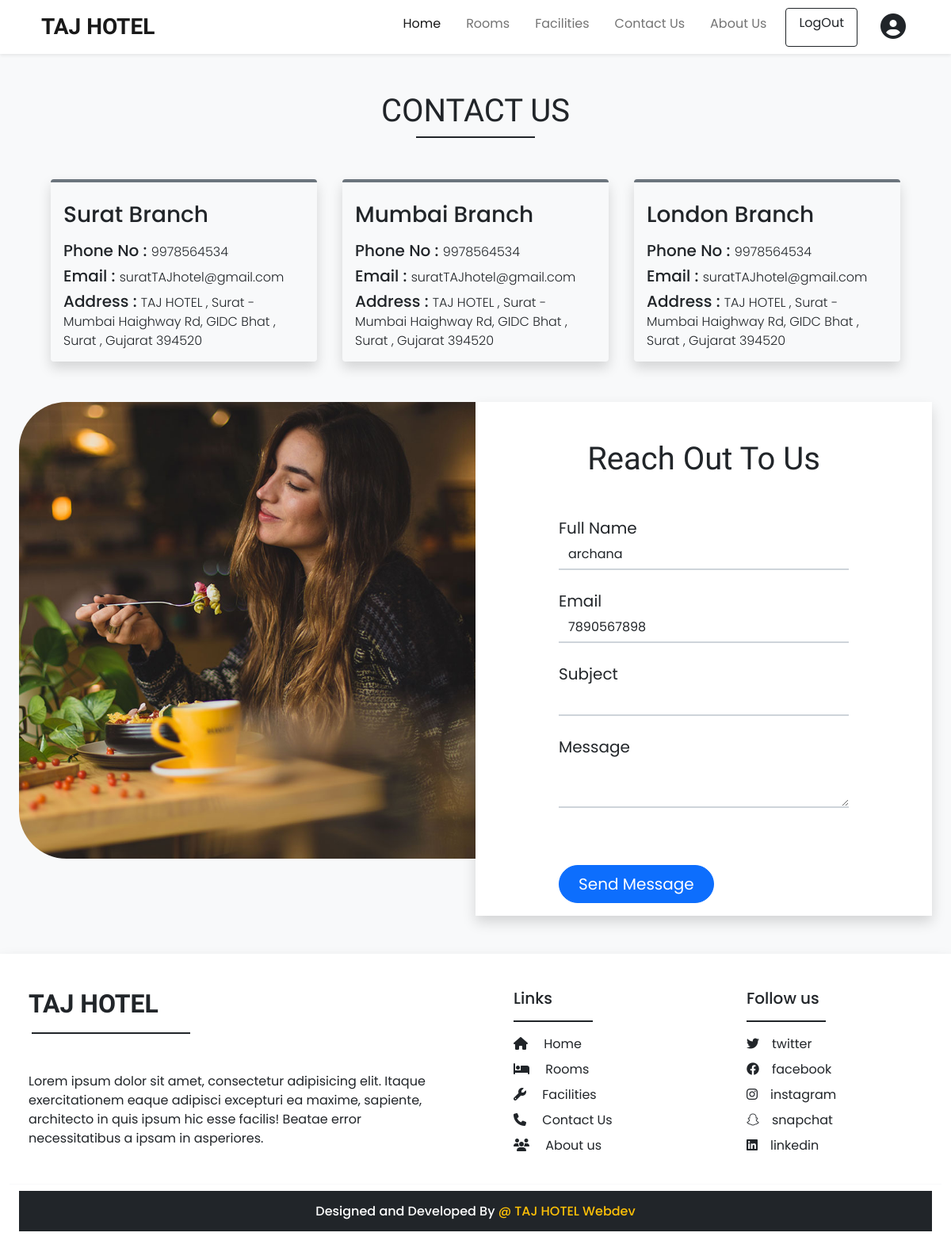
Page /contact.php (signed in) on the committed database.
### tables this page shows
CREATE TABLE `tbltitles` (
  `id` int(11) NOT NULL DEFAULT '1',
  `Title` varchar(50) NOT NULL,
  `slider_lg_msg` varchar(60) NOT NULL,
  `slider_md_msg` varchar(60) NOT NULL,
  `slider_sm_msg` varchar(60) NOT NULL
);

CREATE TABLE `usertbl` (
  `id` int(11) NOT NULL,
  `name` varchar(100) NOT NULL,
  `uname` varchar(100) NOT NULL,
  `phone` bigint(100) NOT NULL,
  `email` varchar(100) NOT NULL,
  `address` varchar(120) NOT NULL,
  `password` varchar(200) NOT NULL,
  `status` int(11) NOT NULL DEFAULT '1',
  `datetime` datetime NOT NULL DEFAULT CURRENT_TIMESTAMP
);

### Admin/inc/db_conn.php (called while the page is built, shortened)
<?php
    $host="localhost";
    $user="root";
    $password="";
    $database="hotelwebsite";
    $con=mysqli_connect($host,$user,$password,$database);
    $sql="SELECT * FROM `tbltitles`";
    if ($res=mysqli_query($con,$sql)) {
        if ($res->num_rows==1) {
            $row=mysqli_fetch_assoc($res);
            $websiteTitle=$row['Title'];
        }
    }
?>

### Admin/inc/func.php (called while the page is built, shortened)
<?php
function userLogin(){
  if(isset($_SESSION['userLogin']) && $_SESSION['userLogin']==true){
      return true;
  }else{
    return false;
  }
}
?>

### contact.php (the view, shortened to what this page needs)
<?php
require('Admin/inc/db_conn.php');
require('Admin/inc/func.php');
$login=userLogin();
?>
<!DOCTYPE html>
<html lang="en">
<head>
    <?php require('inc/links.php'); ?>
</head>
<body class="bg-light">
<?php
  require('./inc/header.php');
?>
<div class="my-5 mx-4">
    <h1 class="h-font text-center">CONTACT US</h1>
    <div class="bg-dark h-line mb-4"></div>
</div>
<div class="container-fluid px-5 mx-auto">
    <div class="row m-auto">
        <div class="col-lg-4 col-12 mb-4 m-auto">
            <div class="m-1 shadow px-3 py-2 rounded border-top border-4 border-secondary contact-card animate__animated animate__zoomIn">
                <h3 class="my-3">Surat Branch</h3>
                <h5>Phone No : <span class="fs-6 fw-light">9978564534</span> </h5>
                <h5>Email : <span class="fs-6 fw-light">suratTAJhotel@gmail.com</span> </h5>
                <h5>Address : <span class="fs-6 fw-light"><?php echo $websiteTitle; ?> , Surat - Mumbai Haighway Rd, GIDC Bhat , Surat , Gujarat 394520</span></h5>
            </div>
        </div>
        <div class="col-lg-4 col-12 mb-4 m-auto">
            <div class="m-1 shadow px-3 py-2 rounded border-top border-4 border-secondary contact-card animate__animated animate__zoomIn">
                <h3 class="my-3">Mumbai Branch</h3>
                <h5>Phone No : <span class="fs-6 fw-light">9978564534</span> </h5>
                <h5>Email : <span class="fs-6 fw-light">suratTAJhotel@gmail.com</span> </h5>
                <h5>Address : <span class="fs-6 fw-light"><?php echo $websiteTitle; ?> , Surat - Mumbai Haighway Rd, GIDC Bhat , Surat , Gujarat 394520</span></h5>
            </div>
        </div>
        <div class="col-lg-4 col-12 mb-4 m-auto">
            <div class="m-1 shadow px-3 py-2 rounded border-top border-4 border-secondary contact-card animate__animated animate__zoomIn">
                <h3 class="my-3">London Branch</h3>
                <h5>Phone No : <span class="fs-6 fw-light">9978564534</span> </h5>
                <h5>Email : <span class="fs-6 fw-light">suratTAJhotel@gmail.com</span> </h5>
                <h5>Address : <span class="fs-6 fw-light"><?php echo $websiteTitle; ?> , Surat - Mumbai Haighway Rd, GIDC Bhat , Surat , Gujarat 394520</span></h5>
            </div>
        </div>
    </div>
</div>
<?php
$username="";
$email="";
    if($login){
        $sql="SELECT * FROM `usertbl` WHERE `id`= ".$_SESSION['userId'];
        $res=mysqli_query($con,$sql);
        if($res->num_rows==1){
           $row=mysqli_fetch_assoc($res);
           $username=$row['name'];
           $email=$row['email'];
        }
    }
?>
<div>
    <div class="row my-4 mx-4">
        <div class="col-lg-6 col-12 bg-light p-0 animate__animated animate__zoomIn">
            <img src="images\food-1.jpg" alt="" width="100%" id="contact-img">
        </div>
        <div class="col-lg-6 col-12 bg-white shadow animate__animated animate__flipInX">
            <div class="container w-75 pt-5 py-3">
                <h2 class="h-font text-center fs-1">Reach Out To Us</h2>
                <form method="POST" id="contact_form">
                    <div class="form-group mt-5">
                        <label class="fs-5" for="name">Full Name</label>
                        <input type="text" id="name" name="name" value="<?php echo $username ?>" class="input form-control shadow-none" required>
                    </div>
                    <div class="form-group mt-4">
                        <label class="fs-5" for="email">Email</label>
                        <input type="email" id="email" name="email" value="<?php echo $email ?>" class="input form-control shadow-none" required>
                    </div>
                    <div class="form-group mt-4">
                        <label class="fs-5" for="subject">Subject</label>
                        <input type="text" id="subject" name="subject" class="input form-control shadow-none" required>
                    </div>
                    <div class="form-group mt-4 mb-5">
                        <label class="fs-5" for="msg">Message</label>
                        <textarea id="msg" name="msg" rows="2" class="input form-control shadow-none" required></textarea>
                    </div>
                    <button type="submit" name="send" value="send" class="btn btn-primary px-4 py-2 fs-5 mt-4 rounded-pill">Send Message</button>
                </form>
            </div>
        </div>
    </div>
</div>
<?php
  require('./inc/footer.php');
?>
</body>
</html>

### inc/header.php (shortened to what this page needs)
<nav class="navbar navbar-expand-lg navbar-light bg-white px-lg-3 py-lg-2 shadow-sm sticky-top">
  <div class="container-fluid">
    <a class="navbar-brand ms-4 fw-bold fs-3 h-font" href="index.php"><?php echo $websiteTitle; ?></a>
    <div class="collapse navbar-collapse" id="navbarSupportedContent">
      <ul class="navbar-nav ms-auto mb-2 mb-lg-0">
        <li class="nav-item me-3">
          <a class="nav-link active" aria-current="page" href="index.php">Home</a>
        </li>
        <li class="nav-item me-3">
          <a class="nav-link" href="rooms.php">Rooms</a>
        </li>
        <li class="nav-item me-3">
          <a class="nav-link" href="facilities.php">Facilities</a>
        </li>
        <li class="nav-item me-3">
          <a class="nav-link" href="contact.php">Contact Us</a>
        </li>
        <li class="nav-item me-3">
          <a class="nav-link" href="about.php">About Us</a>
        </li>
        <div class="d-flex" role="search">
          <?php
            if($login){
              echo '<a class="btn btn-outline-dark btnLogout shadow-none me-lg-3 py-auto me-2 px-3" href="logout.php">
                      LogOut
                    </a>
                    <a href="profile.php" style="text-decoration:none;" class="btn shadow-none me-lg-3 me-2"><i class="fa fa-user-circle fs-2 p-0"></i></a>';
            }
          ?>
        </div>
      </ul>
    </div>
  </div>
</nav>

### inc/footer.php (shortened to what this page needs)
<div class="container-fluid bg-white mt-5 pt-4 shadow mx-0">
    <div class="row pt-3 pb-4 m-auto">
        <div class="col-lg-6 px-4 py-1">
            <h2 class="h-font fw-bold mb-3 p-0 f-font"> <?php echo $websiteTitle; ?> </h2>
            <div class="line bg-dark mb-5 ms-1" style="height:2px;width: 200px;"></div>
            <p>
                Lorem ipsum dolor sit amet, consectetur adipisicing elit. Itaque exercitationem eaque adipisci excepturi ea maxime, sapiente, architecto in quis ipsum hic esse facilis! Beatae error necessitatibus a ipsam in asperiores.
            </p>
        </div>
        <div class="col-lg-3 px-5 py-1">
            <h5 class="mb-3"> Links </h5>
            <div class="line bg-dark mb-3"></div>
            <a href="#" class="d-inline-block text-dark text-decoration-none mb-2">
            <i class="fa fa-home pe-3 fs-6"></i> Home </a> <br>
            <a href="#" class="d-inline-block text-dark text-decoration-none mb-2">
            <i class="fa fa-bed pe-3 fs-6"></i> Rooms </a><br>
            <a href="#" class="d-inline-block text-dark text-decoration-none mb-2">
            <i class="fa fa-wrench pe-3 fs-6"></i> Facilities </a> <br>
            <a href="#" class="d-inline-block text-dark text-decoration-none mb-2">
            <i class="fa fa-phone pe-3 fs-6"></i> Contact Us</a> <br>
            <a href="#" class="d-inline-block text-dark text-decoration-none mb-2">
            <i class="fa fa-users pe-3 fs-6"></i> About us</a><br>
        </div>
        <div class="col-lg-3 px-5 py-1">
                <h5 class="mb-3"> Follow us </h5>
                <div class="line bg-dark mb-3"></div>
                <a href="#" class="d-inline-block text-dark text-decoration-none mb-2">
                <i class="fa-brands fa-twitter pe-3 fs-6"></i>twitter
                </a> <br>
                <a href="#" class="d-inline-block text-dark text-decoration-none mb-2">
                <i class="fa-brands fa-facebook pe-3 fs-6"></i>facebook
                </a> <br>
                <a href="#" class="d-inline-block text-dark text-decoration-none mb-2">
                <i class="fa-brands fa-instagram pe-3 fs-6"></i>instagram
                </a> <br>
                <a href="#" class="d-inline-block text-dark text-decoration-none mb-2">
                <i class="fa-brands fa-snapchat pe-3 fs-6"></i>snapchat
                </a> <br>
                <a href="#" class="d-inline-block text-dark text-decoration-none mb-2">
                <i class="fa-brands fa-linkedin pe-3 fs-6"></i>linkedin
                </a> <br>
        </div>
    </div>
    <div class="container-fluid py-2 border-top border-light border-1">
        <h6 class="bg-dark text-white text-center p-3">Designed and Developed By <span class="text-warning">@ <?php echo $websiteTitle; ?> Webdev</span></h6>
    </div>
</div>

### css/style.css (style rules this page uses)
* { font-family: "Poppins", sans-serif; }
.h-font { font-family: "Merienda", cursive; }
.h-line { width: 150px; margin: 0 auto; height: 1.7px; }

### contact.php (style rules this page uses)
.input { border-top: 0; border-right: 0; border-left: 0; border-radius: 0%; border-bottom-width: 2px; }
#contact-img { border-top-left-radius: 60px; border-bottom-left-radius: 60px; }

### inc/footer.php (style rules this page uses)
.line { height: 1.5px; width: 100px; margin: 0 0; }

### rows in the picture
tbltitles: Title "TAJ HOTEL"
usertbl: name "archana", email "7890567898"
